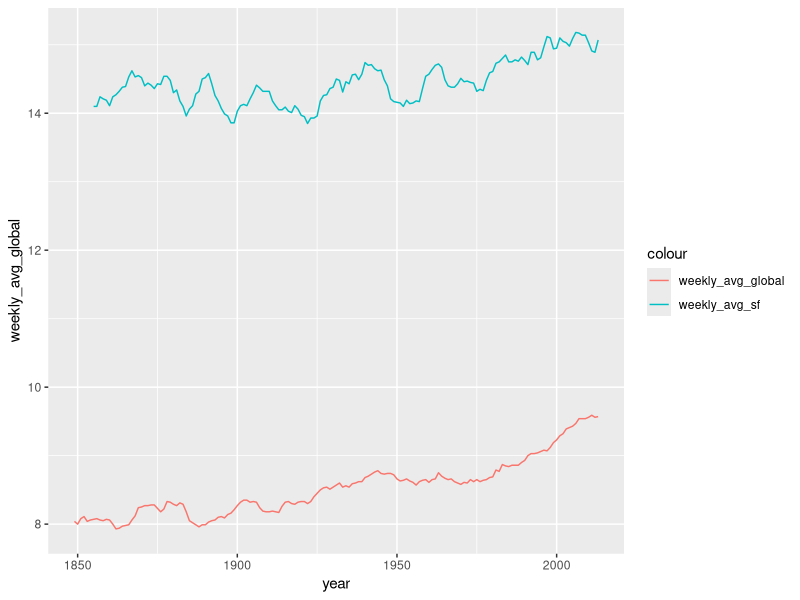

Source code (R):
setwd('C:/Users/Aviad/Google Drive/Studies/Data Analysis/Explore Weather Trends')
library(dplyr)
library(ggplot2)

sf <- read.csv('sf.csv')
global <- read.csv('global.csv')

weather <- left_join(sf, global, by = 'year')
head(weather, 10)
ggplot(data = weather, aes(year)) +
  geom_line(aes(x=year, y=weekly_avg_global, colour="weekly_avg_global")) +
  geom_line(aes(x=year, y=weekly_avg_sf, colour="weekly_avg_sf"))
